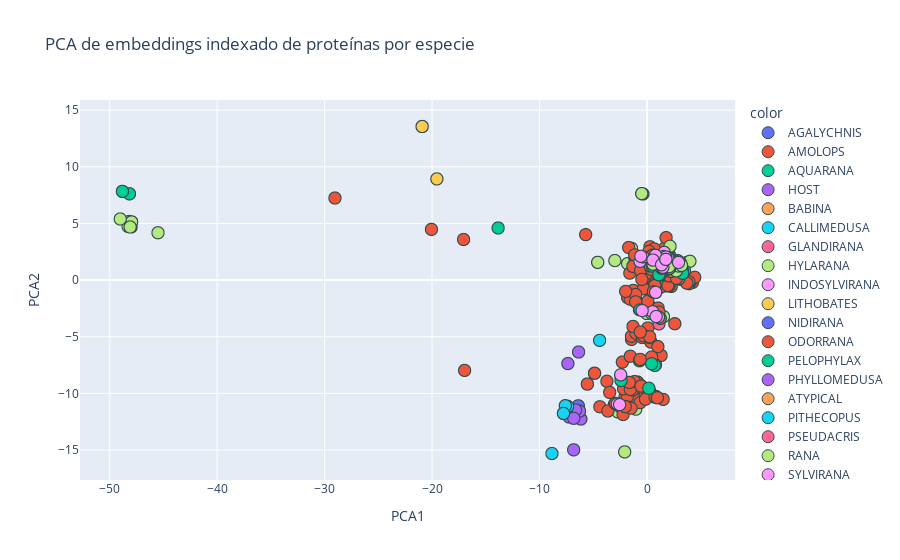

The notebook cell this image was saved under:
### Code cell
pca = PCA(n_components=4)
embedding_pca = pca.fit_transform(seq_embeddings)

fig = px.scatter(
    x=embedding_pca[:, 0],
    y=embedding_pca[:, 1],
    color=df_csv_bio['Species Family'].to_list(),
    title="PCA de embeddings indexado de proteínas por especie",
    labels={"x": "PCA1", "y": "PCA2"},
    hover_data=[df_csv_bio['Peptide_Family']]
)

fig.update_traces(marker=dict(size=12, line=dict(width=1, color="DarkSlateGrey")))
fig.show()

### Figure 1 — Plotly figure (JSON) as saved in the notebook; plotly's stock layout.template omitted (floating-point values rounded to 4 significant figures; data arrays with more than 128 entries replaced by an {"elided": "..."} marker saying what was removed)
{"data": [{"customdata": [["Dermaseptin"], ["Dermaseptin"], ["Dermaseptin"], ["Dermaseptin"]], "hovertemplate": "color=AGALYCHNIS<br>PCA1=%{x}<br>PCA2=%{y}<br>hover_data_0=%{customdata[0]}<extra></extra>", "legendgroup": "AGALYCHNIS", "marker": {"color": "#636efa", "line": {"color": "DarkSlateGrey", "width": 1}, "size": 12, "symbol": "circle"}, "mode": "markers", "name": "AGALYCHNIS", "showlegend": true, "type": "scattergl", "x": [-6.891, -6.393, -6.891, -6.891], "xaxis": "x", "y": [-11.59, -11.09, -11.59, -11.59], "yaxis": "y"}, {"customdata": {"elided": "165x1 str values"}, "hovertemplate": "color=AMOLOPS<br>PCA1=%{x}<br>PCA2=%{y}<br>hover_data_0=%{customdata[0]}<extra></extra>", "legendgroup": "AMOLOPS", "marker": {"color": "#EF553B", "line": {"color": "DarkSlateGrey", "width": 1}, "size": 12, "symbol": "circle"}, "mode": "markers", "name": "AMOLOPS", "showlegend": true, "type": "scattergl", "x": {"elided": "165 float values"}, "xaxis": "x", "y": {"elided": "165 float values"}, "yaxis": "y"}, {"customdata": [["Ranatuerin"], ["Ranatuerin"], ["Ranatuerin"], ["Ranatuerin"], ["Ranatuerin"], ["Ranatuerin"], ["Ranatuerin"], ["Ranatuerin"], ["Ranatuerin"], ["Ranatuerin"], ["Ranatuerin"], ["Ranatuerin"], ["Ranatuerin"], ["Palustrin"], ["Palustrin"], ["Ranatuerin"], ["Ranatuerin"], ["Temporin"], ["Ranatuerin"]], "hovertemplate": "color=AQUARANA<br>PCA1=%{x}<br>PCA2=%{y}<br>hover_data_0=%{customdata[0]}<extra></extra>", "legendgroup": "AQUARANA", "marker": {"color": "#00cc96", "line": {"color": "DarkSlateGrey", "width": 1}, "size": 12, "symbol": "circle"}, "mode": "markers", "name": "AQUARANA", "showlegend": true, "type": "scattergl", "x": [2.719, 1.473, 1.473, 2.914, 0.698, 1.427, 1.215, 1.982, 1.427, 1.657, 1.657, 1.657, 1.444, 1.473, 1.261, 1.215, 2.914, 1.657, 1.215], "xaxis": "x", "y": [1.613, 1.133, 1.133, 0.5832, 1.073, 0.9484, 1.001, 0.5643, 0.9484, 1.873, 1.873, 1.873, 1.925, 1.133, 1.186, 1.001, 0.5832, 1.873, 1.001], "yaxis": "y"}, {"customdata": [["Palustrin"]], "hovertemplate": "color=HOST<br>PCA1=%{x}<br>PCA2=%{y}<br>hover_data_0=%{customdata[0]}<extra></extra>", "legendgroup": "HOST", "marker": {"color": "#ab63fa", "line": {"color": "DarkSlateGrey", "width": 1}, "size": 12, "symbol": "circle"}, "mode": "markers", "name": "HOST", "showlegend": true, "type": "scattergl", "x": [1.261], "xaxis": "x", "y": [1.186], "yaxis": "y"}, {"customdata": [["Brevinin"], ["Temporin"]], "hovertemplate": "color=BABINA<br>PCA1=%{x}<br>PCA2=%{y}<br>hover_data_0=%{customdata[0]}<extra></extra>", "legendgroup": "BABINA", "marker": {"color": "#FFA15A", "line": {"color": "DarkSlateGrey", "width": 1}, "size": 12, "symbol": "circle"}, "mode": "markers", "name": "BABINA", "showlegend": true, "type": "scattergl", "x": [1.444, 1.444], "xaxis": "x", "y": [1.925, 1.925], "yaxis": "y"}, {"customdata": [["Phylloseptin"], ["Phylloseptin"]], "hovertemplate": "color=CALLIMEDUSA<br>PCA1=%{x}<br>PCA2=%{y}<br>hover_data_0=%{customdata[0]}<extra></extra>", "legendgroup": "CALLIMEDUSA", "marker": {"color": "#19d3f3", "line": {"color": "DarkSlateGrey", "width": 1}, "size": 12, "symbol": "circle"}, "mode": "markers", "name": "CALLIMEDUSA", "showlegend": true, "type": "scattergl", "x": [-6.817, -6.817], "xaxis": "x", "y": [-12.19, -12.19], "yaxis": "y"}, {"customdata": [["Gaegurin"], ["Gaegurin"], ["Gaegurin"], ["Brevinin"], ["Brevinin"], ["Brevinin"], ["Brevinin"], ["Esculentin"], ["Ranatuerin"], ["Brevinin"], ["Brevinin"]], "hovertemplate": "color=GLANDIRANA<br>PCA1=%{x}<br>PCA2=%{y}<br>hover_data_0=%{customdata[0]}<extra></extra>", "legendgroup": "GLANDIRANA", "marker": {"color": "#FF6692", "line": {"color": "DarkSlateGrey", "width": 1}, "size": 12, "symbol": "circle"}, "mode": "markers", "name": "GLANDIRANA", "showlegend": true, "type": "scattergl", "x": [0.5485, 1.261, 0.5485, 1.261, 1.105, 1.261, 1.261, 0.336, 1.261, 1.538, 1.538], "xaxis": "x", "y": [1.773, 1.186, 1.773, 1.186, -3.864, 1.186, 1.186, 1.826, 1.186, 2.091, 2.091], "yaxis": "y"}, {"customdata": [["Brevinin"], ["Temporin"], ["Brevinin"], ["Brevinin"], ["Brevinin"], ["Brevinin"], ["Esculentin"], ["Esculentin"], ["Brevinin"], ["Esculentin"], ["Esculentin"], ["Palustrin"], ["Brevinin"], ["Brevinin"], ["Brevinin"], ["Temporin"], ["Nigrocin"], ["Palustrin"], ["Brevinin"], ["Rugosin"], ["Rugosin"], ["Rugosin"], ["Rugosin"], ["Rugosin"], ["Rugosin"], ["Rugosin"], ["Rugosin"], ["Rugosin"], ["Rugosin"], ["Rugosin"], ["Rugosin"], ["Rugosin"], ["Rugosin"], ["Rugosin"], ["Rugosin"], ["Rugosin"], ["Rugosin"], ["Rugosin"], ["Rugosin"], ["Rugosin"], ["Rugosin"], ["Rugosin"], ["Rugosin"], ["Rugosin"], ["Rugosin"], ["Rugosin"], ["Rugosin"], ["Rugosin"], ["Rugosin"], ["Rugosin"], ["Rugosin"], ["Rugosin"], ["Rugosin"], ["Rugosin"], ["Rugosin"], ["Rugosin"], ["Rugosin"], ["Rugosin"], ["Rugosin"], ["Rugosin"], ["Rugosin"], ["Rugosin"], ["Rugosin"], ["Rugosin"], ["Rugosin"], ["Rugosin"], ["Gaegurin"], ["Gaegurin"], ["Gaegurin"], ["Gaegurin"], ["Gaegurin"], ["Gaegurin"], ["Gaegurin"], ["Gaegurin"], ["Gaegurin"], ["Gaegurin"], ["Gaegurin"], ["Gaegurin"], ["Gaegurin"], ["Gaegurin"], ["Gaegurin"], ["Gaegurin"], ["Gaegurin"], ["Gaegurin"], ["Gaegurin"], ["Gaegurin"], ["Gaegurin"], ["Gaegurin"], ["Gaegurin"], ["Gaegurin"], ["Gaegurin"], ["Gaegurin"], ["Gaegurin"], ["Gaegurin"], ["Gaegurin"], ["Gaegurin"], ["Gaegurin"], ["Gaegurin"], ["Gaegurin"], ["Gaegurin"], ["Temporin"], ["Temporin"], ["Temporin"], ["Temporin"], ["Temporin"], ["Temporin"], ["Temporin"], ["Brevinin"], ["Brevinin"], ["Brevinin"], ["Brevinin"], ["Brevinin"], ["Brevinin"], ["Brevinin"], ["Brevinin"], ["Brevinin"], ["Esculentin"], ["Brevinin"], ["Temporin"], ["Temporin"], ["Temporin"], ["Temporin"]], "hovertemplate": "color=HYLARANA<br>PCA1=%{x}<br>PCA2=%{y}<br>hover_data_0=%{customdata[0]}<extra></extra>", "legendgroup": "HYLARANA", "marker": {"color": "#B6E880", "line": {"color": "DarkSlateGrey", "width": 1}, "size": 12, "symbol": "circle"}, "mode": "markers", "name": "HYLARANA", "showlegend": true, "type": "scattergl", "x": [1.931, 1.538, 1.719, 0.2545, 0.5983, 1.529, -1.846, -1.634, 0.336, 0.5485, 0.7824, -0.5205, 0.5485, 1.75, -1.802, 1.444, 2.719, -2.079, -0.9724, 0.5485, 0.5485, 0.5485, 0.5485, 0.5485, 0.5485, 0.1797, 0.5485, 0.5485, 0.5485, 0.5485, 0.5485, 0.5485, 0.4081, 0.5485, 0.5485, 0.5485, 0.5485, 0.5485, 0.5485, 2.583, -1.111, 0.5485, 0.5485, 0.5485, 0.5485, 0.5485, 0.5485, 0.5485, 0.5485, 1.473, 1.473, 1.473, 1.473, 1.473, 1.473, 1.473, 1.473, 2.922, 1.473, 1.473, 1.473, 1.473, 1.346, 1.473, 1.473, 1.473, 1.657, 1.75, 1.657, 0.09102, 1.657, 1.657, 0.09102, 1.657, 1.657, 1.75, 1.657, 1.657, 1.657, 1.657, 1.75, 3.991, 1.657, 1.75, 1.75, 1.75, 1.75, 1.75, 1.75, 1.75, 1.75, 1.75, 1.75, 1.75, 1.75, 1.75, 1.657, 1.75, 1.75, 0.09102, 1.657, 0.7322, 1.657, -0.8962, -1.159, -1.159, -1.159, -2.708, -1.048, -2.708, 0.7399, 1.444, 0.5275, 1.444, -4.587, -4.587, -1.741, -2.993, 1.444, 0.7399, 1.805, 1.805], "xaxis": "x", "y": [1.991, 2.091, 2.043, -2.912, -2.978, -3.225, -11.21, -11.26, 1.826, 1.773, 2.187, -9.358, 1.773, 2.039, 1.454, 1.925, 1.613, -15.16, 1.573, 1.773, 1.773, 1.773, 1.773, 1.773, 1.773, -2.183, 1.773, 1.773, 1.773, 1.773, 1.773, 1.773, 1.526, 1.773, 1.773, 1.773, 1.773, 1.773, 1.773, 0.3652, 1.535, 1.773, 1.773, 1.773, 1.773, 1.773, 1.773, 1.773, 1.773, 1.133, 1.133, 1.133, 1.133, 1.133, 1.133, 1.133, 1.133, 0.7503, 1.133, 1.133, 1.133, 1.133, -0.3238, 1.133, 1.133, 1.133, 1.873, 2.039, 1.873, 1.8, 1.873, 1.873, 1.8, 1.873, 1.873, 2.039, 1.873, 1.873, 1.873, 1.873, 2.039, 1.666, 1.873, 2.039, 2.039, 2.039, 2.039, 2.039, 2.039, 2.039, 2.039, 2.039, 2.039, 2.039, 2.039, 2.039, 1.873, 2.039, 2.039, 1.8, 1.873, 2.513, 1.873, -8.99, -8.963, -8.963, -8.963, -11.63, -11.39, -11.63, 2.147, 1.925, 2.2, 1.925, 1.568, 1.568, -10.92, 1.728, 1.925, 2.147, 1.866, 1.866], "yaxis": "y"}, {"customdata": [["Brevinin"], ["Brevinin"], ["Brevinin"]], "hovertemplate": "color=INDOSYLVIRANA<br>PCA1=%{x}<br>PCA2=%{y}<br>hover_data_0=%{customdata[0]}<extra></extra>", "legendgroup": "INDOSYLVIRANA", "marker": {"color": "#FF97FF", "line": {"color": "DarkSlateGrey", "width": 1}, "size": 12, "symbol": "circle"}, "mode": "markers", "name": "INDOSYLVIRANA", "showlegend": true, "type": "scattergl", "x": [0.7373, 1.08, 1.625], "xaxis": "x", "y": [1.359, 1.233, 1.878], "yaxis": "y"}, {"customdata": [["Esculentin"], ["Esculentin"], ["Temporin"], ["Brevinin"], ["Brevinin"], ["Esculentin"], ["Ranatuerin"], ["Nigrocin"], ["Esculentin"], ["Ranatuerin"], ["Brevinin"], ["Ranatuerin"], ["Ranatuerin"], ["Temporin"], ["Esculentin"], ["Esculentin"], ["Odorranain"], ["Odorranain"], ["Odorranain"], ["Esculentin"], ["Esculentin"], ["Esculentin"], ["Brevinin"], ["Temporin"], ["Brevinin"]], "hovertemplate": "color=LITHOBATES<br>PCA1=%{x}<br>PCA2=%{y}<br>hover_data_0=%{customdata[0]}<extra></extra>", "legendgroup": "LITHOBATES", "marker": {"color": "#FECB52", "line": {"color": "DarkSlateGrey", "width": 1}, "size": 12, "symbol": "circle"}, "mode": "markers", "name": "LITHOBATES", "showlegend": true, "type": "scattergl", "x": [-20.93, -20.93, 1.444, 3.113, 1.625, 2.929, 3.163, 0.788, -19.56, 3.163, -1.449, 1.707, 1.261, 1.444, -20.93, -20.93, -0.3931, -0.3931, -0.492, -2.027, -2.027, -2.027, -1.449, 1.444, 3.113], "xaxis": "x", "y": [13.56, 13.56, 1.925, 1.512, 1.878, 0.7725, 1.186, -7.482, 8.934, 1.186, 2.802, 1.546, 1.186, 1.925, 13.56, 13.56, 7.604, 7.604, 7.636, -11.16, -11.16, -11.16, 2.802, 1.925, 1.512], "yaxis": "y"}, {"customdata": [["Brevinin"], ["Brevinin"], ["Ranatuerin"], ["Ranatuerin"]], "hovertemplate": "color=NIDIRANA<br>PCA1=%{x}<br>PCA2=%{y}<br>hover_data_0=%{customdata[0]}<extra></extra>", "legendgroup": "NIDIRANA", "marker": {"color": "#636efa", "line": {"color": "DarkSlateGrey", "width": 1}, "size": 12, "symbol": "circle"}, "mode": "markers", "name": "NIDIRANA", "showlegend": true, "type": "scattergl", "x": [1.444, 1.444, 1.204, 1.747], "xaxis": "x", "y": [1.925, 1.925, -0.3714, -0.515], "yaxis": "y"}, {"customdata": {"elided": "764x1 str values"}, "hovertemplate": "color=ODORRANA<br>PCA1=%{x}<br>PCA2=%{y}<br>hover_data_0=%{customdata[0]}<extra></extra>", "legendgroup": "ODORRANA", "marker": {"color": "#EF553B", "line": {"color": "DarkSlateGrey", "width": 1}, "size": 12, "symbol": "circle"}, "mode": "markers", "name": "ODORRANA", "showlegend": true, "type": "scattergl", "x": {"elided": "764 float values"}, "xaxis": "x", "y": {"elided": "764 float values"}, "yaxis": "y"}, {"customdata": [["Brevinin"], ["Esculentin"], ["Esculentin"], ["Temporin"], ["Brevinin"], ["Brevinin"], ["Brevinin"], ["Brevinin"], ["Brevinin"], ["Esculentin"], ["Esculentin"], ["Palustrin"], ["Temporin"], ["Temporin"], ["Temporin"], ["Temporin"], ["Brevinin"], ["Brevinin"], ["Esculentin"], ["Temporin"], ["Temporin"], ["Esculentin"], ["Brevinin"], ["Brevinin"], ["Temporin"], ["Brevinin"], ["Brevinin"], ["Brevinin"], ["Temporin"], ["Nigrocin"], ["Esculentin"], ["Temporin"], ["Esculentin"], ["Temporin"], ["Nigrocin"], ["Brevinin"], ["Temporin"], ["Temporin"], ["Brevinin"], ["Brevinin"], ["Brevinin"], ["Brevinin"], ["Brevinin"]], "hovertemplate": "color=PELOPHYLAX<br>PCA1=%{x}<br>PCA2=%{y}<br>hover_data_0=%{customdata[0]}<extra></extra>", "legendgroup": "PELOPHYLAX", "marker": {"color": "#00cc96", "line": {"color": "DarkSlateGrey", "width": 1}, "size": 12, "symbol": "circle"}, "mode": "markers", "name": "PELOPHYLAX", "showlegend": true, "type": "scattergl", "x": [2.924, -2.416, 1.644, 2.195, 2.924, 3.494, 2.924, 3.282, 1.244, 1.853, 1.495, 0.7316, 1.795, 0.5203, 0.5203, 1.261, 1.625, 1.567, -2.416, 1.657, 1.657, -13.85, 1.495, 1.495, 1.657, 1.444, 1.567, 1.567, 1.575, 0.4259, 3.313, 2.57, 0.1692, 2.57, -0.6517, 1.099, 1.444, 1.444, -48.16, -48.82, -48.16, -48.82, -48.82], "xaxis": "x", "y": [0.9013, -8.855, 1.014, 2.023, 0.9013, 0.8102, 0.9013, 0.8624, 0.4856, 1.56, 1.599, -7.531, 0.9337, 1.247, 1.247, 1.186, 1.878, 1.299, -8.855, 1.873, 1.873, 4.603, 1.599, 1.599, 1.873, 1.925, 1.299, 1.299, 0.9413, -7.386, 0.6008, 1.656, -9.542, 1.656, -2.624, 0.4724, 1.925, 1.925, 7.62, 7.833, 7.62, 7.833, 7.833], "yaxis": "y"}, {"customdata": [["Dermaseptin"], ["Phylloseptin"], ["Phylloseptin"], ["Phylloseptin"], ["Phylloseptin"], ["Dermaseptin"], ["Dermaseptin"], ["Phylloseptin"], ["Phylloseptin"], ["Dermaseptin"], ["Dermaseptin"], ["Dermaseptin"], ["Dermaseptin"], ["Phylloseptin"], ["Phylloseptin"], ["Dermaseptin"], ["Phylloseptin"]], "hovertemplate": "color=PHYLLOMEDUSA<br>PCA1=%{x}<br>PCA2=%{y}<br>hover_data_0=%{customdata[0]}<extra></extra>", "legendgroup": "PHYLLOMEDUSA", "marker": {"color": "#ab63fa", "line": {"color": "DarkSlateGrey", "width": 1}, "size": 12, "symbol": "circle"}, "mode": "markers", "name": "PHYLLOMEDUSA", "showlegend": true, "type": "scattergl", "x": [-7.278, -6.817, -7.776, -7.776, -6.161, -6.161, -7.6, -6.288, -6.825, -7.367, -6.288, -7.743, -6.65, -7.776, -7.242, -6.369, -6.817], "xaxis": "x", "y": [-11.27, -12.19, -11.76, -11.76, -12.26, -12.26, -11.09, -11.56, -14.98, -7.366, -11.56, -11.77, -11.47, -11.76, -12.09, -6.345, -12.19], "yaxis": "y"}, {"customdata": [["Dermaseptin"]], "hovertemplate": "color=ATYPICAL<br>PCA1=%{x}<br>PCA2=%{y}<br>hover_data_0=%{customdata[0]}<extra></extra>", "legendgroup": "ATYPICAL", "marker": {"color": "#FFA15A", "line": {"color": "DarkSlateGrey", "width": 1}, "size": 12, "symbol": "circle"}, "mode": "markers", "name": "ATYPICAL", "showlegend": true, "type": "scattergl", "x": [-7.776], "xaxis": "x", "y": [-11.76], "yaxis": "y"}, {"customdata": [["Dermaseptin"], ["Dermaseptin"], ["Dermaseptin"], ["Phylloseptin"], ["Dermaseptin"]], "hovertemplate": "color=PITHECOPUS<br>PCA1=%{x}<br>PCA2=%{y}<br>hover_data_0=%{customdata[0]}<extra></extra>", "legendgroup": "PITHECOPUS", "marker": {"color": "#19d3f3", "line": {"color": "DarkSlateGrey", "width": 1}, "size": 12, "symbol": "circle"}, "mode": "markers", "name": "PITHECOPUS", "showlegend": true, "type": "scattergl", "x": [-7.388, -7.6, -4.412, -8.847, -7.776], "xaxis": "x", "y": [-11.14, -11.09, -5.317, -15.3, -11.76], "yaxis": "y"}, {"customdata": [["Ranatuerin"], ["Ranatuerin"], ["Ranatuerin"], ["Odorranain"], ["Temporin"], ["Temporin"]], "hovertemplate": "color=PSEUDACRIS<br>PCA1=%{x}<br>PCA2=%{y}<br>hover_data_0=%{customdata[0]}<extra></extra>", "legendgroup": "PSEUDACRIS", "marker": {"color": "#FF6692", "line": {"color": "DarkSlateGrey", "width": 1}, "size": 12, "symbol": "circle"}, "mode": "markers", "name": "PSEUDACRIS", "showlegend": true, "type": "scattergl", "x": [1.707, 0.7141, 1.707, -0.3931, 1.657, 1.444], "xaxis": "x", "y": [1.546, 1.812, 1.546, 7.604, 1.873, 1.925], "yaxis": "y"}, {"customdata": [["Ranatuerin"], ["Ranatuerin"], ["Temporin"], ["Temporin"], ["Temporin"], ["Temporin"], ["Temporin"], ["Temporin"], ["Temporin"], ["Temporin"], ["Temporin"], ["Temporin"], ["Temporin"], ["Ranatuerin"], ["Ranatuerin"], ["Esculentin"], ["Brevinin"], ["Temporin"], ["Temporin"], ["Brevinin"], ["Brevinin"], ["Temporin"], ["Temporin"], ["Palustrin"], ["Palustrin"], ["Brevinin"], ["Brevinin"], ["Brevinin"], ["Temporin"], ["Temporin"], ["Temporin"], ["Temporin"], ["Temporin"], ["Palustrin"], ["Temporin"], ["Temporin"], ["Palustrin"], ["Brevinin"], ["Temporin"], ["Ranatuerin"], ["Odorranain"], ["Esculentin"], ["Brevinin"], ["Temporin"], ["Temporin"], ["Brevinin"], ["Brevinin"], ["Brevinin"], ["Ranatuerin"], ["Brevinin"], ["Brevinin"], ["Brevinin"], ["Brevinin"], ["Brevinin"], ["Brevinin"], ["Brevinin"], ["Brevinin"], ["Palustrin"], ["Palustrin"], ["Palustrin"], ["Brevinin"], ["Brevinin"], ["Brevinin"], ["Temporin"], ["Temporin"], ["Temporin"], ["Temporin"], ["Temporin"], ["Brevinin"], ["Ranatuerin"], ["Ranatuerin"], ["Temporin"], ["Ranatuerin"], ["Brevinin"], ["Brevinin"], ["Ranatuerin"], ["Ranatuerin"], ["Ranatuerin"], ["Ranatuerin"], ["Brevinin"], ["Brevinin"], ["Brevinin"], ["Brevinin"], ["Brevinin"], ["Brevinin"], ["Brevinin"], ["Brevinin"], ["Brevinin"], ["Ranatuerin"], ["Brevinin"], ["Brevinin"], ["Brevinin"], ["Brevinin"], ["Brevinin"], ["Brevinin"], ["Brevinin"], ["Brevinin"], ["Brevinin"], ["Brevinin"], ["Brevinin"], ["Ranatuerin"]], "hovertemplate": "color=RANA<br>PCA1=%{x}<br>PCA2=%{y}<br>hover_data_0=%{customdata[0]}<extra></extra>", "legendgroup": "RANA", "marker": {"color": "#B6E880", "line": {"color": "DarkSlateGrey", "width": 1}, "size": 12, "symbol": "circle"}, "mode": "markers", "name": "RANA", "showlegend": true, "type": "scattergl", "x": [2.717, 2.717, 1.444, -47.96, -47.96, -48.16, -48.16, -48.29, -48.0, -47.96, -47.96, -48.1, -49.02, 1.495, 1.444, 1.261, 1.444, 1.444, 1.444, 1.444, 1.444, 1.261, 1.444, 1.442, 1.654, 1.442, 1.442, 2.95, 1.362, 1.444, 1.444, 1.444, 1.444, 1.442, 2.142, 1.444, 1.654, 2.95, 1.444, 1.495, -0.492, 1.535, 1.444, 1.444, 1.444, 1.261, 1.538, 1.731, 1.442, 1.538, 1.442, 1.538, 1.444, 1.538, 1.261, 2.717, 2.95, 0.5562, 1.473, 1.473, 3.212, 2.012, 2.246, 1.516, 2.101, 1.184, 1.444, 1.444, 1.442, 1.707, 1.495, 1.657, 2.098, 2.098, 2.098, 1.442, 1.442, 1.442, 1.442, 1.707, 1.707, -45.51, 2.098, 2.098, 2.098, 2.098, 2.098, 2.098, 1.442, 1.444, 1.444, 1.444, 2.055, 1.444, 1.444, 1.444, -0.02776, 1.444, 1.444, 2.052, 1.495], "xaxis": "x", "y": [0.8247, 0.8247, 1.925, 5.131, 5.131, 5.179, 5.179, 4.737, 4.692, 5.131, 5.131, 4.689, 5.396, 1.599, 1.925, 1.186, 1.925, 1.925, 1.925, 1.925, 1.925, 1.186, 1.925, 1.138, 1.085, 1.138, 1.138, 1.238, 1.046, 1.925, 1.925, 1.925, 1.925, 1.138, 2.986, 1.925, 1.085, 1.238, 1.925, 1.599, 7.636, 1.303, 1.925, 1.925, 1.925, 1.186, 2.091, 2.114, 1.138, 2.091, 1.138, 2.091, 1.925, 2.091, 1.186, 0.8247, 1.238, 1.407, 1.133, 1.133, 1.303, 1.047, 1.46, 1.625, 1.858, 2.132, 1.925, 1.925, 1.138, 1.546, 1.599, 1.873, 1.07, 1.07, 1.07, 1.138, 1.138, 1.138, 1.138, 1.546, 1.546, 4.181, 1.07, 1.07, 1.07, 1.07, 1.07, 1.07, 1.138, 1.925, 1.925, 1.925, 1.982, 1.925, 1.925, 1.925, -2.943, 1.925, 1.925, 1.195, 1.599], "yaxis": "y"}, {"customdata": [["Brevinin"], ["Brevinin"], ["Brevinin"], ["Brevinin"], ["Brevinin"], ["Brevinin"], ["Brevinin"], ["Brevinin"], ["Brevinin"], ["Brevinin"], ["Brevinin"], ["Brevinin"], ["Brevinin"], ["Brevinin"], ["Esculentin"], ["Esculentin"], ["Odorranain"], ["Temporin"], ["Temporin"], ["Temporin"], ["Temporin"], ["Temporin"], ["Temporin"], ["Brevinin"], ["Brevinin"], ["Brevinin"], ["Brevinin"], ["Brevinin"], ["Brevinin"], ["Brevinin"], ["Esculentin"], ["Esculentin"], ["Esculentin"], ["Odorranain"], ["Ranatuerin"], ["Temporin"], ["Temporin"], ["Temporin"], ["Temporin"]], "hovertemplate": "color=SYLVIRANA<br>PCA1=%{x}<br>PCA2=%{y}<br>hover_data_0=%{customdata[0]}<extra></extra>", "legendgroup": "SYLVIRANA", "marker": {"color": "#FF97FF", "line": {"color": "DarkSlateGrey", "width": 1}, "size": 12, "symbol": "circle"}, "mode": "markers", "name": "SYLVIRANA", "showlegend": true, "type": "scattergl", "x": [1.063, 0.4172, 1.596, 0.5223, 1.063, 1.596, 0.5223, 0.5223, 1.442, 0.8509, -0.6516, 1.931, 0.5485, 0.5485, -2.763, 0.7824, 1.473, 1.75, 1.75, 1.75, 1.931, 1.444, 1.538, 0.7399, 1.75, -0.3684, 0.5485, -0.5809, -2.452, -0.4499, -2.551, 0.7824, 0.5485, 0.804, 1.354, 2.932, 1.75, 1.75, 1.75], "xaxis": "x", "y": [-3.263, -2.93, 2.452, -2.795, -3.263, 2.452, -2.795, -2.795, 1.138, -3.211, 1.655, 1.991, 1.773, 1.773, -10.93, 2.187, 1.133, 1.834, 1.834, 1.834, 1.991, 1.925, 2.091, 2.147, 2.039, 2.047, 1.773, 2.1, -8.358, -2.69, -10.99, 2.187, 1.773, -1.08, 1.351, 1.56, 1.834, 1.834, 1.834], "yaxis": "y"}], "layout": {"legend": {"title": {"text": "color"}, "tracegroupgap": 0}, "title": {"text": "PCA de embeddings indexado de proteínas por especie"}, "xaxis": {"anchor": "y", "domain": [0, 1], "title": {"text": "PCA1"}}, "yaxis": {"anchor": "x", "domain": [0, 1], "title": {"text": "PCA2"}}}}
